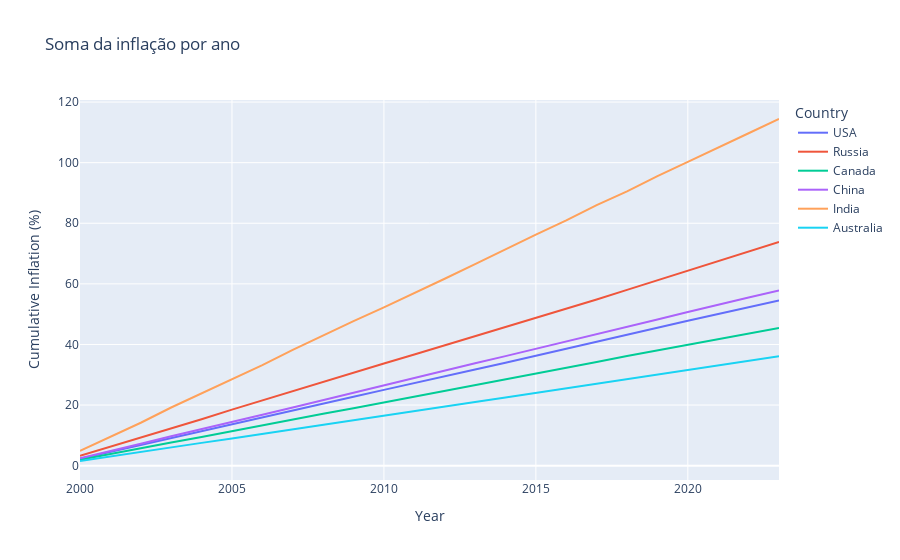

Source (notebook cell):
### Code cell
df['Cumulative Inflation (%)'] = df.groupby('Country')['Inflation Rate (%)'].cumsum()
fig=px.line(df,x='Year',y='Cumulative Inflation (%)',color='Country',title='Soma da inflação por ano')
fig.show()

### Figure 1 — Plotly figure (JSON) as saved in the notebook; plotly's stock layout.template omitted (floating-point values rounded to 4 significant figures)
{"data": [{"hovertemplate": "Country=USA<br>Year=%{x}<br>Cumulative Inflation (%)=%{y}<extra></extra>", "legendgroup": "USA", "line": {"color": "#636efa", "dash": "solid"}, "marker": {"symbol": "circle"}, "mode": "lines", "name": "USA", "orientation": "v", "showlegend": true, "type": "scatter", "x": [2000, 2001, 2002, 2003, 2004, 2005, 2006, 2007, 2008, 2009, 2010, 2011, 2012, 2013, 2014, 2015, 2016, 2017, 2018, 2019, 2020, 2021, 2022, 2023], "xaxis": "x", "y": [2.28, 4.53, 6.81, 9.05, 11.26, 13.58, 15.77, 18.12, 20.51, 22.72, 25.02, 27.34, 29.55, 31.73, 33.94, 36.28, 38.61, 40.97, 43.29, 45.57, 47.83, 50.06, 52.33, 54.53], "yaxis": "y"}, {"hovertemplate": "Country=Russia<br>Year=%{x}<br>Cumulative Inflation (%)=%{y}<extra></extra>", "legendgroup": "Russia", "line": {"color": "#EF553B", "dash": "solid"}, "marker": {"symbol": "circle"}, "mode": "lines", "name": "Russia", "orientation": "v", "showlegend": true, "type": "scatter", "x": [2000, 2001, 2002, 2003, 2004, 2005, 2006, 2007, 2008, 2009, 2010, 2011, 2012, 2013, 2014, 2015, 2016, 2017, 2018, 2019, 2020, 2021, 2022, 2023], "xaxis": "x", "y": [3.25, 6.25, 9.24, 12.27, 15.34, 18.51, 21.59, 24.67, 27.64, 30.61, 33.73, 36.69, 39.69, 42.77, 45.75, 48.75, 51.81, 54.84, 58.02, 61.2, 64.3, 67.52, 70.62, 73.82], "yaxis": "y"}, {"hovertemplate": "Country=Canada<br>Year=%{x}<br>Cumulative Inflation (%)=%{y}<extra></extra>", "legendgroup": "Canada", "line": {"color": "#00cc96", "dash": "solid"}, "marker": {"symbol": "circle"}, "mode": "lines", "name": "Canada", "orientation": "v", "showlegend": true, "type": "scatter", "x": [2000, 2001, 2002, 2003, 2004, 2005, 2006, 2007, 2008, 2009, 2010, 2011, 2012, 2013, 2014, 2015, 2016, 2017, 2018, 2019, 2020, 2021, 2022, 2023], "xaxis": "x", "y": [1.96, 3.91, 5.85, 7.66, 9.49, 11.45, 13.33, 15.23, 17.12, 18.93, 20.81, 22.66, 24.65, 26.54, 28.37, 30.33, 32.29, 34.19, 36.17, 38.01, 39.86, 41.72, 43.53, 45.41], "yaxis": "y"}, {"hovertemplate": "Country=China<br>Year=%{x}<br>Cumulative Inflation (%)=%{y}<extra></extra>", "legendgroup": "China", "line": {"color": "#ab63fa", "dash": "solid"}, "marker": {"symbol": "circle"}, "mode": "lines", "name": "China", "orientation": "v", "showlegend": true, "type": "scatter", "x": [2000, 2001, 2002, 2003, 2004, 2005, 2006, 2007, 2008, 2009, 2010, 2011, 2012, 2013, 2014, 2015, 2016, 2017, 2018, 2019, 2020, 2021, 2022, 2023], "xaxis": "x", "y": [2.43, 4.76, 7.23, 9.7, 12.15, 14.48, 16.8, 19.19, 21.65, 24.13, 26.63, 29.13, 31.53, 33.82, 36.16, 38.54, 40.9, 43.41, 45.83, 48.27, 50.74, 53.2, 55.49, 57.78], "yaxis": "y"}, {"hovertemplate": "Country=India<br>Year=%{x}<br>Cumulative Inflation (%)=%{y}<extra></extra>", "legendgroup": "India", "line": {"color": "#FFA15A", "dash": "solid"}, "marker": {"symbol": "circle"}, "mode": "lines", "name": "India", "orientation": "v", "showlegend": true, "type": "scatter", "x": [2000, 2001, 2002, 2003, 2004, 2005, 2006, 2007, 2008, 2009, 2010, 2011, 2012, 2013, 2014, 2015, 2016, 2017, 2018, 2019, 2020, 2021, 2022, 2023], "xaxis": "x", "y": [4.87, 9.54, 14.16, 19.2, 23.9, 28.52, 33.2, 38.19, 42.98, 47.68, 52.26, 57.11, 61.69, 66.51, 71.44, 76.26, 80.94, 85.98, 90.55, 95.57, 100.2, 105.1, 109.7, 114.4], "yaxis": "y"}, {"hovertemplate": "Country=Australia<br>Year=%{x}<br>Cumulative Inflation (%)=%{y}<extra></extra>", "legendgroup": "Australia", "line": {"color": "#19d3f3", "dash": "solid"}, "marker": {"symbol": "circle"}, "mode": "lines", "name": "Australia", "orientation": "v", "showlegend": true, "type": "scatter", "x": [2000, 2001, 2002, 2003, 2004, 2005, 2006, 2007, 2008, 2009, 2010, 2011, 2012, 2013, 2014, 2015, 2016, 2017, 2018, 2019, 2020, 2021, 2022, 2023], "xaxis": "x", "y": [1.54, 3.09, 4.59, 6.06, 7.52, 9, 10.53, 12, 13.46, 15, 16.5, 18.04, 19.49, 21.04, 22.51, 24.03, 25.57, 27.01, 28.5, 29.95, 31.51, 33.07, 34.56, 36.1], "yaxis": "y"}], "layout": {"autosize": true, "legend": {"title": {"text": "Country"}, "tracegroupgap": 0}, "title": {"text": "Soma da inflação por ano"}, "xaxis": {"anchor": "y", "autorange": true, "domain": [0, 1], "range": [2000, 2023], "title": {"text": "Year"}, "type": "linear"}, "yaxis": {"anchor": "x", "autorange": true, "domain": [0, 1], "range": [-4.731, 120.7], "title": {"text": "Cumulative Inflation (%)"}, "type": "linear"}}}
